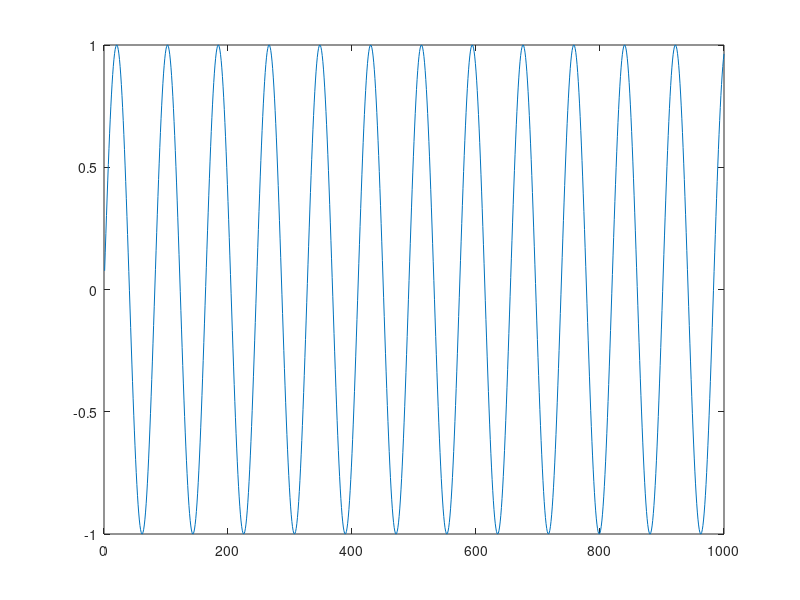

Reproduce this figure in MATLAB. (Note: this script raises an error after producing the figure.)
function test_aaudio(channels,device)

if nargin < 1
  channels = 2;
end

if nargin < 2
  device = 'hw:0,0';
end

fs = 44100;

x = randn(10*44100,1);
u = sin((1:128*1024)/(16*1024)*400*pi);

figure(1);
clf
plot(u(1:1000));

disp('Testing aplay');
aplay(repmat(u(:),1,channels),fs,device);

figure(2);
clf
disp('Testing arecord');
Y = arecord(10000,channels,fs,device);
plot(Y);


figure(3);
clf
disp('Testing aplayrec');
rec_channels = 2;
Y2 = aplayrec(repmat(u(:),1,channels),rec_channels,fs,device);
plot(Y2)
